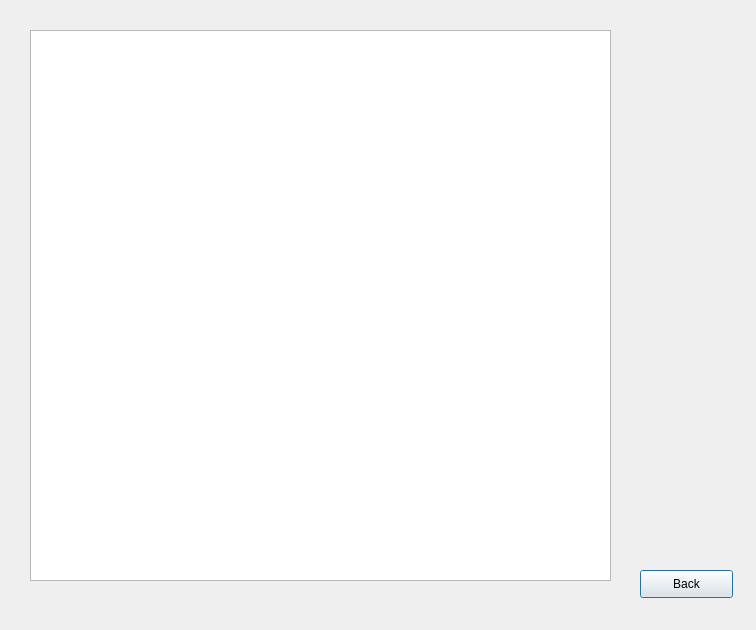
<?xml version="1.0" encoding="UTF-8"?>
<ui version="4.0">
 <class>DialogListStatistics</class>
 <widget class="QDialog" name="DialogListStatistics">
  <property name="geometry">
   <rect>
    <x>0</x>
    <y>0</y>
    <width>756</width>
    <height>630</height>
   </rect>
  </property>
  <property name="windowTitle">
   <string>Dialog</string>
  </property>
  <widget class="QPushButton" name="pushButton_5">
   <property name="geometry">
    <rect>
     <x>640</x>
     <y>570</y>
     <width>93</width>
     <height>28</height>
    </rect>
   </property>
   <property name="text">
    <string>Back</string>
   </property>
  </widget>
  <widget class="QTextBrowser" name="textBrowser">
   <property name="geometry">
    <rect>
     <x>30</x>
     <y>30</y>
     <width>581</width>
     <height>551</height>
    </rect>
   </property>
  </widget>
 </widget>
 <resources/>
 <connections>
  <connection>
   <sender>pushButton_5</sender>
   <signal>clicked()</signal>
   <receiver>DialogListStatistics</receiver>
   <slot>close()</slot>
   <hints>
    <hint type="sourcelabel">
     <x>295</x>
     <y>212</y>
    </hint>
    <hint type="destinationlabel">
     <x>226</x>
     <y>161</y>
    </hint>
   </hints>
  </connection>
 </connections>
</ui>
